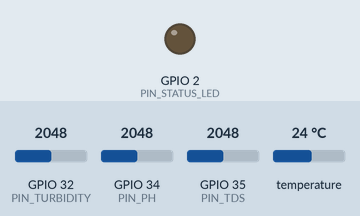
A sketch run on a simulated ESP32. Parts: output pins drawn as LEDs (lit = HIGH). The test bench sets the inputs (shaded band); at power-on: GPIO 32 (PIN_TURBIDITY) = 2048, GPIO 34 (PIN_PH) = 2048, GPIO 35 (PIN_TDS) = 2048, temperature 24 °C (analog values on the 0–4095 scale). WiFi joins after 1.5 s; servers stay silent unless stated; uploads are accepted with an empty reply; what the sketch prints to the serial monitor is not drawn.

Above: at 0.0 s.
At 2.6 s:
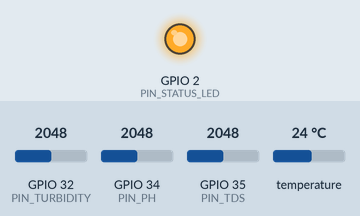
Timing chart, 0 to 4.1 s (numbered marks = the images above):
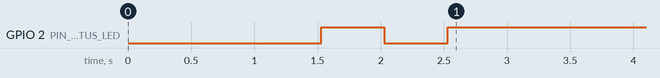

The sketch:

esp32_water_monitor.ino
```cpp
/*
  ================================================================================
  Smart Water Purification & Quality Monitoring System - ESP32 IoT Node
  SIH26040 - Department of Drinking Water & Sanitation, Govt. of Jharkhand
  ================================================================================

  Architecture:
  ESP32 Sensors -> Wi-Fi -> Node.js/Express REST API -> MongoDB Atlas -> Web Portal

  Sensor Pin Connections:
  - Analog Pin 34 (ADC1_CH6): Analog pH Sensor (0-14 pH)
  - Analog Pin 35 (ADC1_CH7): Gravity Analog TDS Sensor (0-1000 ppm)
  - Analog Pin 32 (ADC1_CH4): Optical Turbidity Sensor (0-1000 NTU)
  - Digital Pin 4  (GPIO4)  : DS18B20 OneWire Temperature Sensor
  - Built-in LED   (GPIO2)  : Wi-Fi / Telemetry Transmission Indicator

  Required Arduino Libraries:
  - WiFi.h (Built-in ESP32)
  - HTTPClient.h (Built-in ESP32)
  - ArduinoJson.h (v6.x or v7.x by Benoit Blanchon)
  - OneWire.h (by Paul Stoffregen)
  - DallasTemperature.h (by Miles Burton)
  ================================================================================
*/

#include <WiFi.h>
#include <HTTPClient.h>
#include <ArduinoJson.h>
#include <OneWire.h>
#include <DallasTemperature.h>

// ==========================================
// 1. NETWORK & API CONFIGURATION
// ==========================================
const char* WIFI_SSID     = "YOUR_WIFI_SSID";         // Replace with your Wi-Fi name
const char* WIFI_PASSWORD = "YOUR_WIFI_PASSWORD";     // Replace with your Wi-Fi password

// Backend API URL (Replace with your server's IP / Domain)
// For local testing on same Wi-Fi: "http://10.229.27.187:5000/api/water-data"
// For cloud deployed server: "https://your-app.onrender.com/api/water-data"
const char* SERVER_URL    = "http://10.229.27.187:5000/api/water-data";

const char* DEVICE_ID     = "ESP32_001";              // Unique Station ID
const unsigned long SEND_INTERVAL_MS = 5000;          // Send telemetry every 5 seconds

// ==========================================
// 2. SENSOR PINS & CALIBRATION CONSTANTS
// ==========================================
#define PIN_PH          34
#define PIN_TDS         35
#define PIN_TURBIDITY   32
#define PIN_TEMP_BUS    4
#define PIN_STATUS_LED  2

#define ADC_REF_VOLTAGE 3.3
#define ADC_RESOLUTION  4095.0

// OneWire setup for DS18B20 Temperature sensor
OneWire oneWire(PIN_TEMP_BUS);
DallasTemperature tempSensor(&oneWire);

unsigned long lastSendTime = 0;

// ==========================================
// 3. SENSOR READING FUNCTIONS
// ==========================================

// Read average analog voltage with oversampling
float readAnalogVoltage(int pin, int samples = 20) {
  long sum = 0;
  for (int i = 0; i < samples; i++) {
    sum += analogRead(pin);
    delay(2);
  }
  float avgAdc = sum / (float)samples;
  return (avgAdc / ADC_RESOLUTION) * ADC_REF_VOLTAGE;
}

// 1. Read pH value (Standard Gravity pH Sensor Curve: pH = 7.0 + (MidVoltage - V) / Slope)
float getPhValue() {
  float voltage = readAnalogVoltage(PIN_PH);
  // Calibration: 2.5V corresponds to pH 7.0 neutral buffer
  float ph = 7.00 + ((2.50 - voltage) * 3.50);
  if (ph < 0.0) ph = 0.0;
  if (ph > 14.0) ph = 14.0;
  return ph;
}

// 2. Read TDS value (in ppm / mg/L with temperature compensation)
float getTdsValue(float temperature) {
  float voltage = readAnalogVoltage(PIN_TDS);
  // Temperature compensation formula
  float compensationCoefficient = 1.0 + 0.02 * (temperature - 25.0);
  float compensationVoltage = voltage / compensationCoefficient;
  // Convert voltage to TDS ppm value
  float tds = (133.42 * pow(compensationVoltage, 3) - 255.86 * pow(compensationVoltage, 2) + 857.39 * compensationVoltage) * 0.5;
  if (tds < 0.0) tds = 0.0;
  return tds;
}

// 3. Read Turbidity (in NTU)
float getTurbidityValue() {
  float voltage = readAnalogVoltage(PIN_TURBIDITY);
  float turbidity = 0.0;
  if (voltage < 2.5) {
    turbidity = 3000.0; // High turbidity
  } else if (voltage > 4.2) {
    turbidity = 0.0;    // Clear water
  } else {
    turbidity = -1120.4 * pow(voltage, 2) + 5742.3 * voltage - 4353.8;
  }
  if (turbidity < 0.0) turbidity = 0.0;
  return turbidity;
}

// 4. Read Temperature (°C) from DS18B20
float getTemperatureValue() {
  tempSensor.requestTemperatures();
  float tempC = tempSensor.getTempCByIndex(0);
  // Fallback to 25.0°C if sensor is disconnected (DS18B20 returns -127 on error)
  if (tempC < -50.0 || tempC > 100.0) {
    tempC = 25.4;
  }
  return tempC;
}

// ==========================================
// 4. WI-FI MANAGEMENT
// ==========================================
void connectToWiFi() {
  if (WiFi.status() == WL_CONNECTED) return;

  Serial.println("\n📡 [Wi-Fi] Connecting to network: " + String(WIFI_SSID));
  WiFi.mode(WIFI_STA);
  WiFi.begin(WIFI_SSID, WIFI_PASSWORD);

  int attempts = 0;
  while (WiFi.status() != WL_CONNECTED && attempts < 25) {
    delay(500);
    Serial.print(".");
    digitalWrite(PIN_STATUS_LED, !digitalRead(PIN_STATUS_LED));
    attempts++;
  }

  if (WiFi.status() == WL_CONNECTED) {
    Serial.println("\n✅ [Wi-Fi] Connected successfully!");
    Serial.println("🌐 [Wi-Fi] IP Address: " + WiFi.localIP().toString());
    digitalWrite(PIN_STATUS_LED, HIGH);
  } else {
    Serial.println("\n❌ [Wi-Fi] Connection failed. Retrying in next cycle...");
    digitalWrite(PIN_STATUS_LED, LOW);
  }
}

// ==========================================
// 5. POST TELEMETRY TO NODE.JS / MONGODB API
// ==========================================
void sendWaterTelemetry(float ph, float tds, float turbidity, float temp) {
  if (WiFi.status() != WL_CONNECTED) {
    connectToWiFi();
    if (WiFi.status() != WL_CONNECTED) return;
  }

  HTTPClient http;
  http.begin(SERVER_URL);
  http.addHeader("Content-Type", "application/json");

  // Create JSON document
  StaticJsonDocument<256> doc;
  doc["device_id"]   = DEVICE_ID;
  doc["ph"]          = serialized(String(ph, 2));
  doc["tds"]         = (int)round(tds);
  doc["turbidity"]   = serialized(String(turbidity, 2));
  doc["temperature"] = serialized(String(temp, 1));

  String requestBody;
  serializeJson(doc, requestBody);

  Serial.println("\n📤 [HTTP POST] Sending payload to: " + String(SERVER_URL));
  Serial.println("📄 [Payload]: " + requestBody);

  int httpResponseCode = http.POST(requestBody);

  if (httpResponseCode > 0) {
    String response = http.getString();
    Serial.println("📥 [Response " + String(httpResponseCode) + "]: " + response);

    if (httpResponseCode == 201 || httpResponseCode == 200) {
      Serial.println("✅ [Success] Telemetry stored in MongoDB Atlas!");
    } else {
      Serial.println("⚠️ [Warning] Server responded with code: " + String(httpResponseCode));
    }
  } else {
    Serial.println("❌ [HTTP Error]: Failed to connect to server. Error code: " + String(httpResponseCode));
    Serial.println("ℹ️ [Tip] Check if Node.js server is running and accessible on the network.");
  }

  http.end();
}

// ==========================================
// 6. SETUP & MAIN LOOP
// ==========================================
void setup() {
  Serial.begin(115200);
  delay(1000);

  Serial.println("\n========================================================");
  Serial.println("🚀 ASTTRA Water Purification & Quality Monitoring IoT Node");
  Serial.println("📍 Device ID: " + String(DEVICE_ID));
  Serial.println("========================================================");

  pinMode(PIN_STATUS_LED, OUTPUT);
  analogReadResolution(12); // 12-bit ADC (0-4095)

  tempSensor.begin();
  connectToWiFi();
}

void loop() {
  unsigned long currentMillis = millis();

  // Transmit telemetry periodically
  if (currentMillis - lastSendTime >= SEND_INTERVAL_MS) {
    lastSendTime = currentMillis;

    // 1. Read all sensor values
    float temperature = getTemperatureValue();
    float ph = getPhValue();
    float tds = getTdsValue(temperature);
    float turbidity = getTurbidityValue();

    Serial.println("\n------------------------------------------------");
    Serial.printf("📊 [Sensors] pH: %.2f | TDS: %.0f ppm | Turb: %.2f NTU | Temp: %.1f °C\n", ph, tds, turbidity, temperature);

    // 2. Transmit via HTTP POST to REST API
    sendWaterTelemetry(ph, tds, turbidity, temperature);
  }

  delay(100);
}
```
